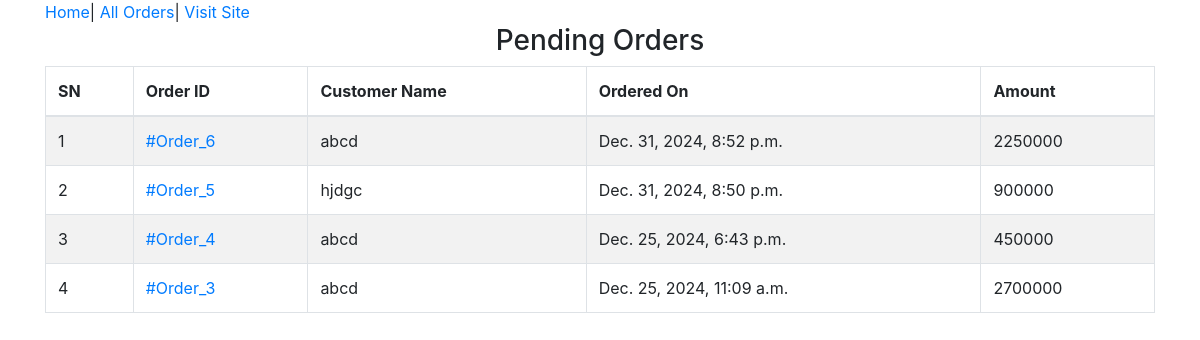
The app's page /admin-home/ (signed in), older data.
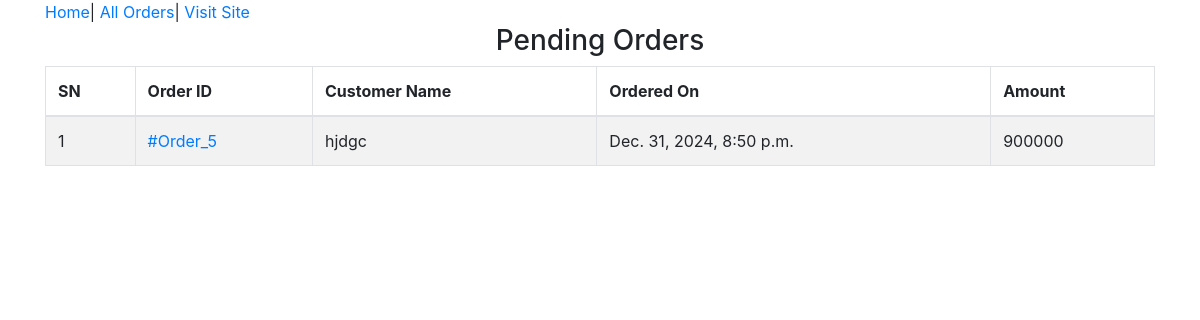
The same page, newer data.
### ecomapp/models.py (models this page shows, shortened)
class Order(models.Model):
    cart = models.OneToOneField(Cart, on_delete=models.CASCADE)
    ordered_by = models.CharField(max_length=200)
    shipping_address = models.CharField(max_length=200)
    mobile = models.CharField(max_length=10)
    email = models.EmailField(null=True, blank=True)
    subtotal = models.PositiveIntegerField()
    discount = models.PositiveIntegerField()
    total = models.PositiveIntegerField()
    order_status = models.CharField(max_length=50, choices=ORDER_STATUS)
    created_at = models.DateTimeField(auto_now_add=True)

### ecomapp/views.py (the view)
# urls.py: path("admin-home/",AdminHomeView.as_view(),name="adminhome"),
class AdminHomeView(AdminRequiredMixin,TemplateView):
    template_name="adminpages/adminhome.html"
    def get_context_data(self, **kwargs):
        context=super().get_context_data(**kwargs)
        context['pendingorders']=Order.objects.filter(order_status="Order Recieved").order_by("-id")
        return context

### ecomapp/views.py (called while the page is built)
    def dispatch(self, request, *args, **kwargs):
        if request.user.is_authenticated and Admin.objects.filter(user=request.user).exists():
            pass
        else:
            return redirect("/admin-login/")
        return super().dispatch(request, *args, **kwargs)

### templates/adminpages/adminhome.html (shortened to what this page needs)
{% extends "adminpages/adminbase.html" %}
{% block content %}
    <div class="container">
        <div class="row">
            <div class="col-md-12">
                <h3 class="text-center">Pending Orders</h3>
                <table class="table table-bordered table-striped">
                    <thead>
                        <tr>
                            <th>SN</th>
                            <th>Order ID</th>
                            <th>Customer Name</th>
                            <th>Ordered On</th>
                            <th>Amount</th>
                        </tr>
                    </thead>
                    <tbody>
                        {% for order in pendingorders %}
                            <tr>
                                <td>{{ forloop.counter }}</td>
                                <td><a href="{% url 'ecomapp:adminorderdetail' order.id %}">#Order_{{ order.id }}</a></td>
                                <td>{{ order.ordered_by }}</td>
                                <td>{{ order.created_at }}</td>
                                <td>{{ order.total }}</td>
                            </tr>
                        {% endfor %}
                    </tbody>
            </div>
        </div>
    </div>
{% endblock %}

Row changes from the older to the newer data that the page shows:
no longer on this page (row edited): Order: id "6", ordered_by "abcd", created_at "Dec. 31, 2024, 8:52 p.m.", total "2250000"
no longer on this page (row edited): Order: id "4", ordered_by "abcd", created_at "Dec. 25, 2024, 6:43 p.m.", total "450000"
no longer on this page (row edited): Order: id "3", ordered_by "abcd", created_at "Dec. 25, 2024, 11:09 a.m.", total "2700000"
